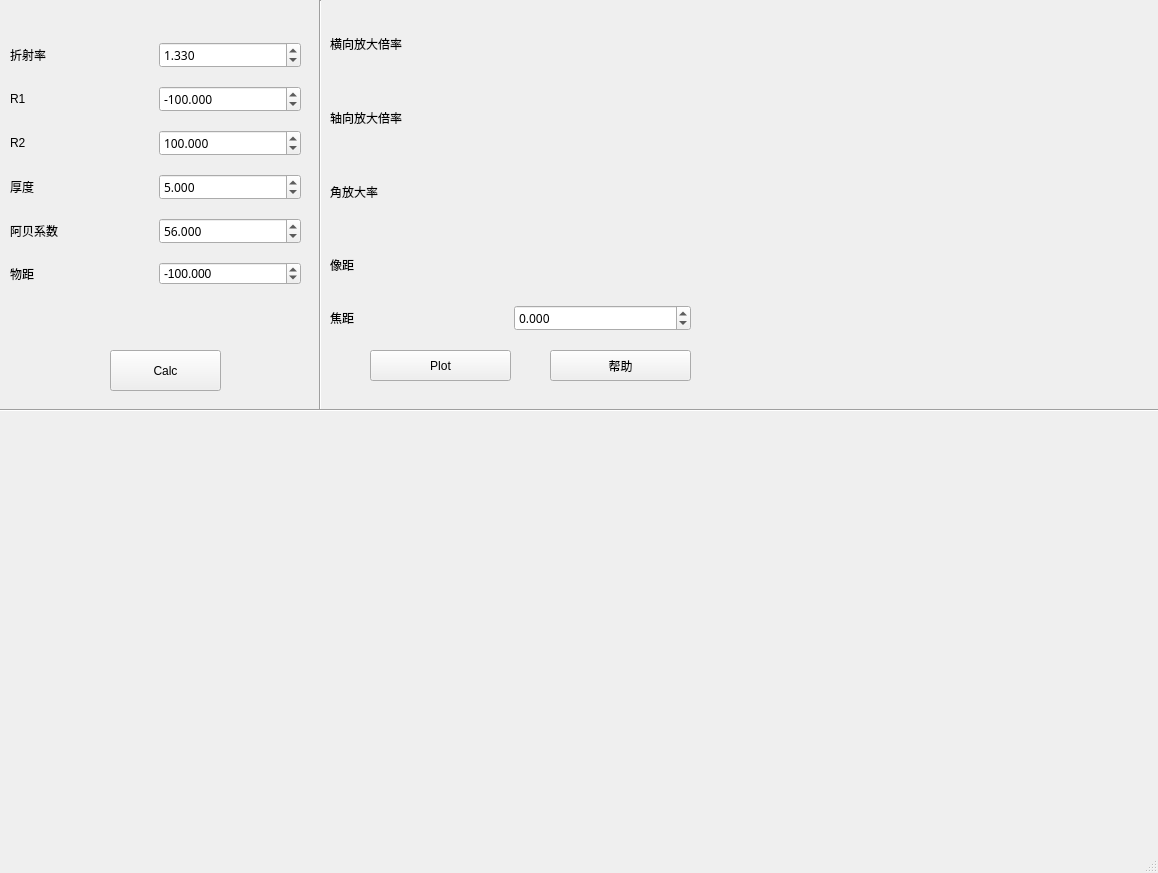
<?xml version="1.0" encoding="UTF-8"?>
<ui version="4.0">
 <class>MainWindow</class>
 <widget class="QMainWindow" name="MainWindow">
  <property name="geometry">
   <rect>
    <x>0</x>
    <y>0</y>
    <width>1158</width>
    <height>873</height>
   </rect>
  </property>
  <property name="windowTitle">
   <string>Question5</string>
  </property>
  <property name="styleSheet">
   <string notr="true">background-color = rgb(255, 255, 255)</string>
  </property>
  <widget class="QWidget" name="centralwidget">
   <widget class="QPushButton" name="pushButton">
    <property name="geometry">
     <rect>
      <x>110</x>
      <y>350</y>
      <width>111</width>
      <height>41</height>
     </rect>
    </property>
    <property name="text">
     <string>Calc</string>
    </property>
   </widget>
   <widget class="Line" name="line">
    <property name="geometry">
     <rect>
      <x>310</x>
      <y>0</y>
      <width>20</width>
      <height>411</height>
     </rect>
    </property>
    <property name="orientation">
     <enum>Qt::Vertical</enum>
    </property>
   </widget>
   <widget class="QWidget" name="layoutWidget">
    <property name="geometry">
     <rect>
      <x>330</x>
      <y>10</y>
      <width>361</width>
      <height>321</height>
     </rect>
    </property>
    <layout class="QVBoxLayout" name="verticalLayout">
     <item>
      <layout class="QHBoxLayout" name="horizontalLayout_3">
       <item>
        <widget class="QLabel" name="label">
         <property name="font">
          <font>
           <family>Arial Black</family>
          </font>
         </property>
         <property name="text">
          <string>横向放大倍率</string>
         </property>
        </widget>
       </item>
       <item>
        <widget class="QLabel" name="label_7">
         <property name="text">
          <string/>
         </property>
        </widget>
       </item>
      </layout>
     </item>
     <item>
      <layout class="QHBoxLayout" name="horizontalLayout_4">
       <item>
        <widget class="QLabel" name="label_2">
         <property name="text">
          <string>轴向放大倍率</string>
         </property>
        </widget>
       </item>
       <item>
        <widget class="QLabel" name="label_8">
         <property name="text">
          <string/>
         </property>
        </widget>
       </item>
      </layout>
     </item>
     <item>
      <layout class="QHBoxLayout" name="horizontalLayout_5">
       <item>
        <widget class="QLabel" name="label_3">
         <property name="text">
          <string>角放大率</string>
         </property>
        </widget>
       </item>
       <item>
        <widget class="QLabel" name="label_9">
         <property name="text">
          <string/>
         </property>
        </widget>
       </item>
      </layout>
     </item>
     <item>
      <layout class="QHBoxLayout" name="horizontalLayout_6">
       <item>
        <widget class="QLabel" name="label_4">
         <property name="text">
          <string>像距</string>
         </property>
        </widget>
       </item>
       <item>
        <widget class="QLabel" name="label_10">
         <property name="text">
          <string/>
         </property>
        </widget>
       </item>
      </layout>
     </item>
     <item>
      <layout class="QHBoxLayout" name="horizontalLayout">
       <item>
        <widget class="QLabel" name="label_5">
         <property name="text">
          <string>焦距</string>
         </property>
        </widget>
       </item>
       <item>
        <widget class="QDoubleSpinBox" name="doubleSpinBox_4">
         <property name="font">
          <font>
           <family>Algerian</family>
          </font>
         </property>
         <property name="decimals">
          <number>3</number>
         </property>
         <property name="minimum">
          <double>-99999.990000000005239</double>
         </property>
         <property name="maximum">
          <double>99999.990000000005239</double>
         </property>
         <property name="singleStep">
          <double>0.010000000000000</double>
         </property>
        </widget>
       </item>
      </layout>
     </item>
    </layout>
   </widget>
   <widget class="QCustomPlot" name="customplot" native="true">
    <property name="geometry">
     <rect>
      <x>10</x>
      <y>430</y>
      <width>611</width>
      <height>381</height>
     </rect>
    </property>
   </widget>
   <widget class="QWidget" name="layoutWidget">
    <property name="geometry">
     <rect>
      <x>10</x>
      <y>30</y>
      <width>291</width>
      <height>271</height>
     </rect>
    </property>
    <layout class="QVBoxLayout" name="verticalLayout_2">
     <item>
      <layout class="QHBoxLayout" name="horizontalLayout_7">
       <item>
        <widget class="QLabel" name="label_11">
         <property name="text">
          <string>折射率</string>
         </property>
        </widget>
       </item>
       <item>
        <widget class="QDoubleSpinBox" name="doubleSpinBox">
         <property name="font">
          <font>
           <family>Algerian</family>
          </font>
         </property>
         <property name="decimals">
          <number>3</number>
         </property>
         <property name="minimum">
          <double>-99999.990000000005239</double>
         </property>
         <property name="maximum">
          <double>99999.990000000005239</double>
         </property>
         <property name="singleStep">
          <double>0.010000000000000</double>
         </property>
         <property name="value">
          <double>1.330000000000000</double>
         </property>
        </widget>
       </item>
      </layout>
     </item>
     <item>
      <layout class="QHBoxLayout" name="horizontalLayout_8">
       <item>
        <widget class="QLabel" name="label_12">
         <property name="text">
          <string>R1</string>
         </property>
        </widget>
       </item>
       <item>
        <widget class="QDoubleSpinBox" name="doubleSpinBox_5">
         <property name="font">
          <font>
           <family>Algerian</family>
          </font>
         </property>
         <property name="decimals">
          <number>3</number>
         </property>
         <property name="minimum">
          <double>-99999.990000000005239</double>
         </property>
         <property name="maximum">
          <double>99999.990000000005239</double>
         </property>
         <property name="singleStep">
          <double>0.010000000000000</double>
         </property>
         <property name="value">
          <double>-100.000000000000000</double>
         </property>
        </widget>
       </item>
      </layout>
     </item>
     <item>
      <layout class="QHBoxLayout" name="horizontalLayout_9">
       <item>
        <widget class="QLabel" name="label_13">
         <property name="text">
          <string>R2</string>
         </property>
        </widget>
       </item>
       <item>
        <widget class="QDoubleSpinBox" name="doubleSpinBox_6">
         <property name="font">
          <font>
           <family>Algerian</family>
          </font>
         </property>
         <property name="decimals">
          <number>3</number>
         </property>
         <property name="minimum">
          <double>-99999.990000000005239</double>
         </property>
         <property name="maximum">
          <double>99999.990000000005239</double>
         </property>
         <property name="singleStep">
          <double>0.010000000000000</double>
         </property>
         <property name="value">
          <double>100.000000000000000</double>
         </property>
        </widget>
       </item>
      </layout>
     </item>
     <item>
      <layout class="QHBoxLayout" name="horizontalLayout_10">
       <item>
        <widget class="QLabel" name="label_14">
         <property name="text">
          <string>厚度</string>
         </property>
        </widget>
       </item>
       <item>
        <widget class="QDoubleSpinBox" name="doubleSpinBox_7">
         <property name="font">
          <font>
           <family>Algerian</family>
          </font>
         </property>
         <property name="decimals">
          <number>3</number>
         </property>
         <property name="minimum">
          <double>-99999.990000000005239</double>
         </property>
         <property name="maximum">
          <double>99999.990000000005239</double>
         </property>
         <property name="singleStep">
          <double>0.010000000000000</double>
         </property>
         <property name="value">
          <double>5.000000000000000</double>
         </property>
        </widget>
       </item>
      </layout>
     </item>
     <item>
      <layout class="QHBoxLayout" name="horizontalLayout_11">
       <item>
        <widget class="QLabel" name="label_15">
         <property name="text">
          <string>阿贝系数</string>
         </property>
        </widget>
       </item>
       <item>
        <widget class="QDoubleSpinBox" name="doubleSpinBox_8">
         <property name="font">
          <font>
           <family>Algerian</family>
          </font>
         </property>
         <property name="decimals">
          <number>3</number>
         </property>
         <property name="minimum">
          <double>-99999.990000000005239</double>
         </property>
         <property name="maximum">
          <double>99999.990000000005239</double>
         </property>
         <property name="singleStep">
          <double>0.010000000000000</double>
         </property>
         <property name="value">
          <double>56.000000000000000</double>
         </property>
        </widget>
       </item>
      </layout>
     </item>
     <item>
      <layout class="QHBoxLayout" name="horizontalLayout_2">
       <item>
        <widget class="QLabel" name="label_6">
         <property name="text">
          <string>物距</string>
         </property>
        </widget>
       </item>
       <item>
        <widget class="QDoubleSpinBox" name="doubleSpinBox_2">
         <property name="decimals">
          <number>3</number>
         </property>
         <property name="minimum">
          <double>-99999.990000000005239</double>
         </property>
         <property name="maximum">
          <double>99999.990000000005239</double>
         </property>
         <property name="singleStep">
          <double>0.010000000000000</double>
         </property>
         <property name="value">
          <double>-100.000000000000000</double>
         </property>
        </widget>
       </item>
      </layout>
     </item>
    </layout>
   </widget>
   <widget class="QPushButton" name="pushButton_2">
    <property name="geometry">
     <rect>
      <x>370</x>
      <y>350</y>
      <width>141</width>
      <height>31</height>
     </rect>
    </property>
    <property name="text">
     <string>Plot</string>
    </property>
   </widget>
   <widget class="Line" name="line_2">
    <property name="geometry">
     <rect>
      <x>-10</x>
      <y>370</y>
      <width>1281</width>
      <height>81</height>
     </rect>
    </property>
    <property name="orientation">
     <enum>Qt::Horizontal</enum>
    </property>
   </widget>
   <widget class="QLabel" name="label_17">
    <property name="geometry">
     <rect>
      <x>390</x>
      <y>160</y>
      <width>321</width>
      <height>16</height>
     </rect>
    </property>
    <property name="text">
     <string/>
    </property>
   </widget>
   <widget class="QLabel" name="label_16">
    <property name="geometry">
     <rect>
      <x>380</x>
      <y>190</y>
      <width>281</width>
      <height>91</height>
     </rect>
    </property>
    <property name="text">
     <string/>
    </property>
   </widget>
   <widget class="QPushButton" name="pushButton_3">
    <property name="geometry">
     <rect>
      <x>550</x>
      <y>350</y>
      <width>141</width>
      <height>31</height>
     </rect>
    </property>
    <property name="text">
     <string>帮助</string>
    </property>
   </widget>
   <widget class="QCustomPlot" name="seqPlot" native="true">
    <property name="geometry">
     <rect>
      <x>649</x>
      <y>429</y>
      <width>481</width>
      <height>361</height>
     </rect>
    </property>
   </widget>
  </widget>
  <widget class="QMenuBar" name="menubar">
   <property name="geometry">
    <rect>
     <x>0</x>
     <y>0</y>
     <width>1158</width>
     <height>25</height>
    </rect>
   </property>
  </widget>
  <widget class="QStatusBar" name="statusbar"/>
  <action name="actionSave">
   <property name="text">
    <string>Save</string>
   </property>
  </action>
  <action name="actionExit">
   <property name="text">
    <string>Exit</string>
   </property>
  </action>
  <action name="actionExit_2">
   <property name="text">
    <string>Exit</string>
   </property>
  </action>
  <action name="actionHELP">
   <property name="text">
    <string>HELP</string>
   </property>
   <property name="shortcut">
    <string>Ctrl+H</string>
   </property>
  </action>
 </widget>
 <customwidgets>
  <customwidget>
   <class>QCustomPlot</class>
   <extends>QWidget</extends>
   <header>qcustomplot.h</header>
   <container>1</container>
  </customwidget>
 </customwidgets>
 <resources/>
 <connections/>
</ui>
